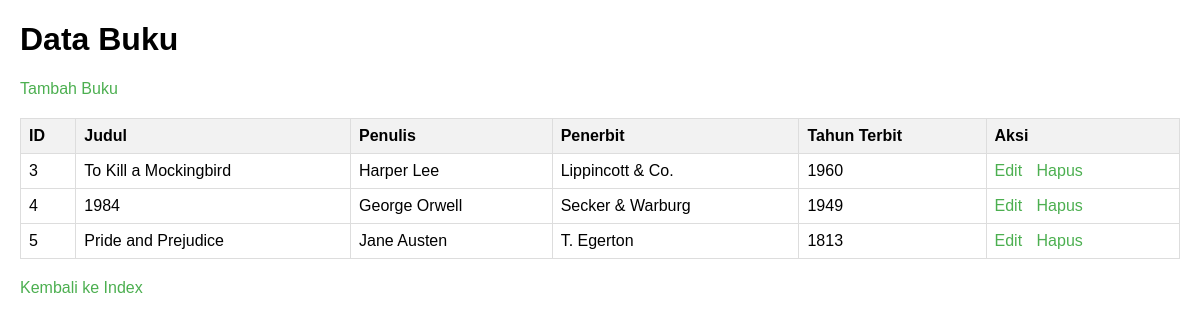
The page /Buku.php on the database its author committed.
### tables this page shows
CREATE TABLE IF NOT EXISTS `buku` (
  `id_buku` int NOT NULL AUTO_INCREMENT,
  `judul_buku` varchar(500) NOT NULL,
  `penulis` varchar(500) NOT NULL,
  `penerbit` varchar(250) NOT NULL,
  `tahun_terbit` int NOT NULL,
  PRIMARY KEY (`id_buku`)
);

### Model.php (called while the page is built, shortened)
<?php
function getBooks() {
    $conn = getConnection();
    $result = $conn->query("SELECT * FROM buku");
    return $result->fetch_all(MYSQLI_ASSOC);
}
?>

### Buku.php (the view, shortened to what this page needs)
<?php
require_once 'Model.php';
$books = getBooks();
?>
<!DOCTYPE html>
<html>
<head>
    <link rel="stylesheet" href="Tabel.css">
</head>
<body>
    <h1>Data Buku</h1>
    <a href="FormBuku.php">Tambah Buku</a>
    <table>
        <tr>
            <th>ID</th>
            <th>Judul</th>
            <th>Penulis</th>
            <th>Penerbit</th>
            <th>Tahun Terbit</th>
            <th>Aksi</th>
        </tr>
        <?php foreach ($books as $book): ?>
        <tr>
            <td><?= $book['id_buku'] ?></td>
            <td><?= htmlspecialchars($book['judul_buku']) ?></td>
            <td><?= htmlspecialchars($book['penulis']) ?></td>
            <td><?= htmlspecialchars($book['penerbit']) ?></td>
            <td><?= $book['tahun_terbit'] ?></td>
            <td>
                <a href="FormBuku.php?id=<?= $book['id_buku'] ?>">Edit</a>
                <a href="ProsesBuku.php?hapusBuku=<?= $book['id_buku'] ?>" onclick="return confirm('Yakin ingin menghapus buku ini?')">Hapus</a>
            </td>
        </tr>
        <?php endforeach; ?>
    </table>
    <a href="Index.php" style="margin-top: 20px; display: block;">Kembali ke Index</a>
</body>
</html>

### Tabel.css (style rules this page uses)
body { font-family: Arial, sans-serif; margin: 20px; }
table { width: 100%; border-collapse: collapse; margin-top: 20px; }
th, td { padding: 8px; text-align: left; border: 1px solid #ddd; }
th { background-color: #f2f2f2; }
a { color: #4caf50; text-decoration: none; margin-right: 10px; }

### rows shown on the page
buku: id_buku "3", judul_buku "To Kill a Mockingbird", penulis "Harper Lee", penerbit "Lippincott & Co.", tahun_terbit "1960"
buku: id_buku "4", judul_buku "1984", penulis "George Orwell", penerbit "Secker & Warburg", tahun_terbit "1949"
buku: id_buku "5", judul_buku "Pride and Prejudice", penulis "Jane Austen", penerbit "T. Egerton", tahun_terbit "1813"
